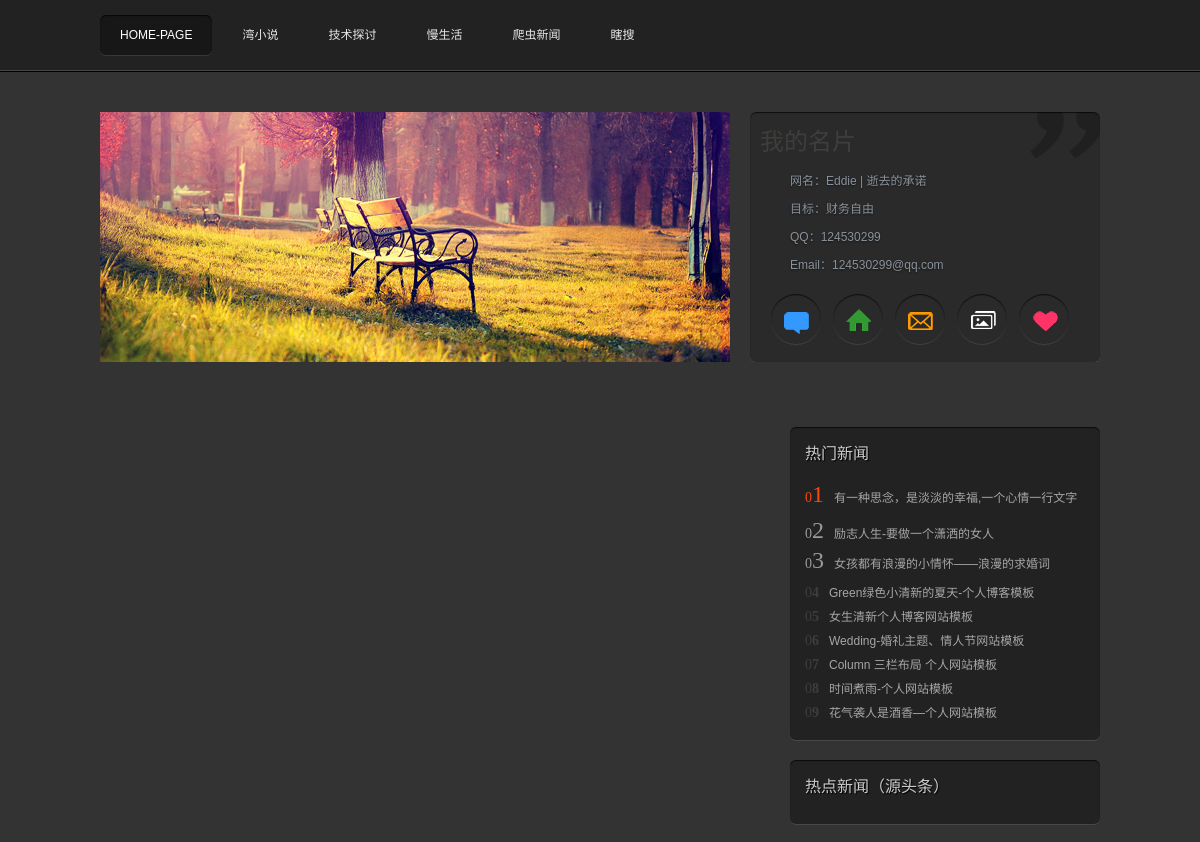
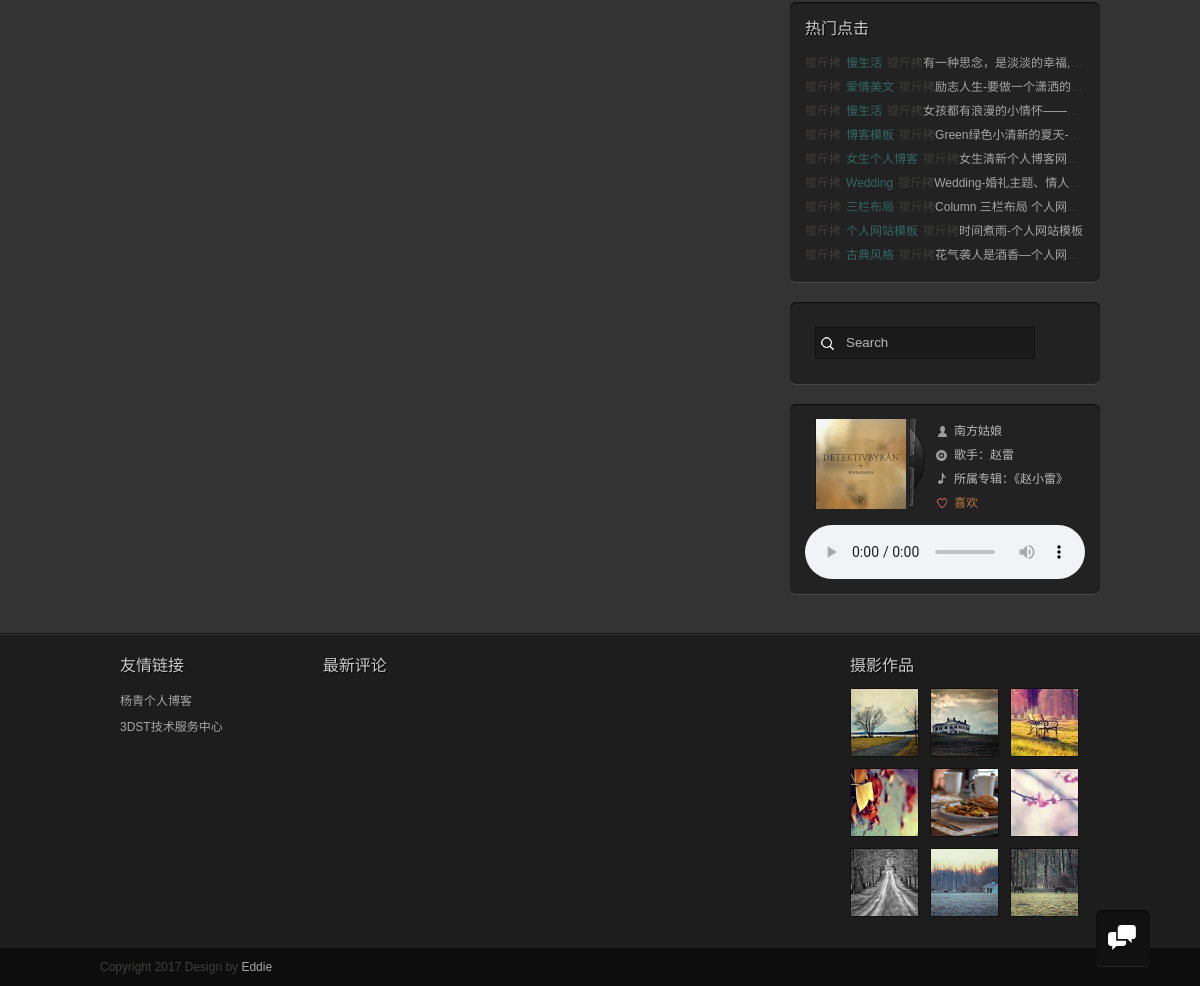
Page /ailb/index on the earlier database version (2 pictures, top to bottom).
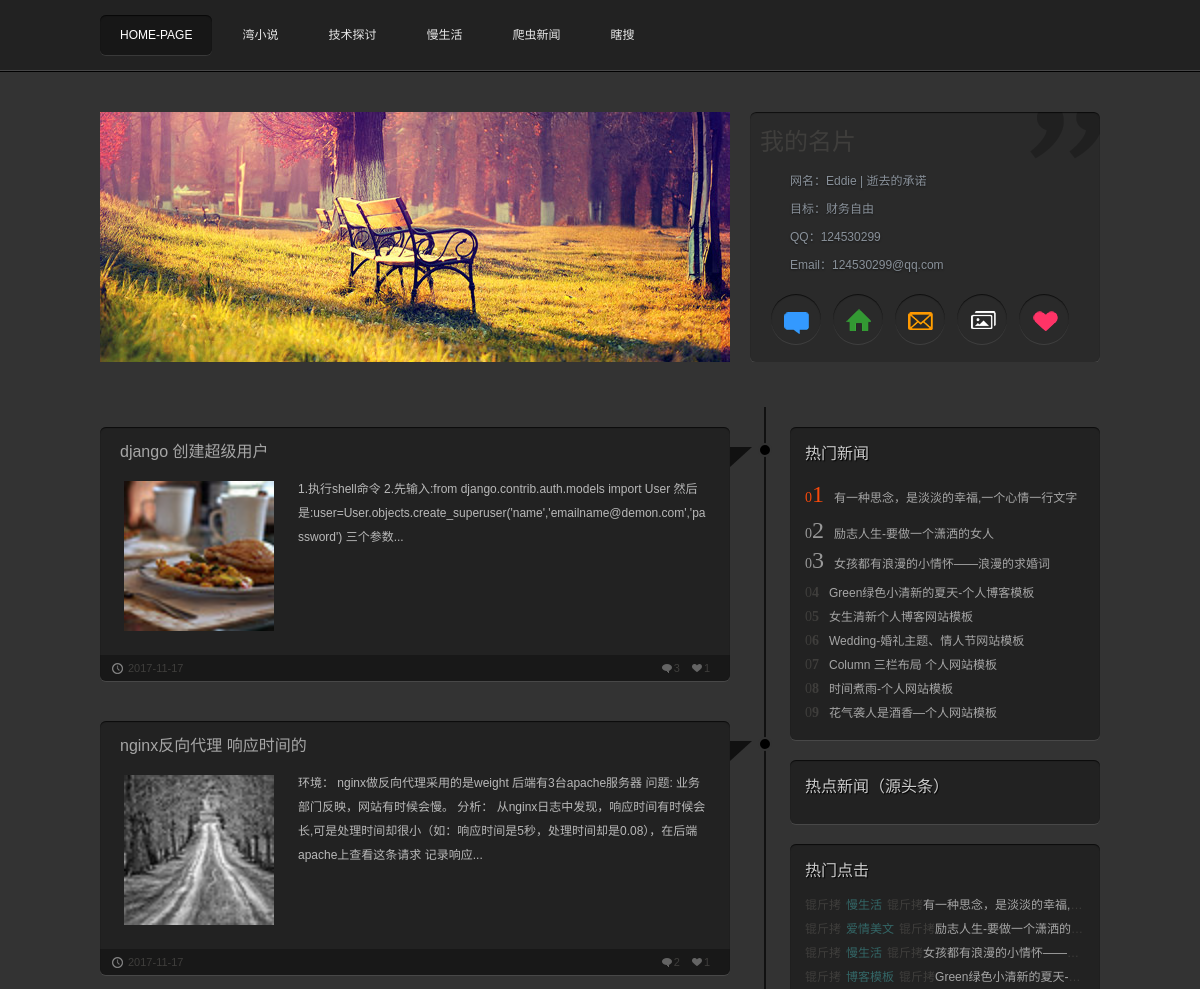
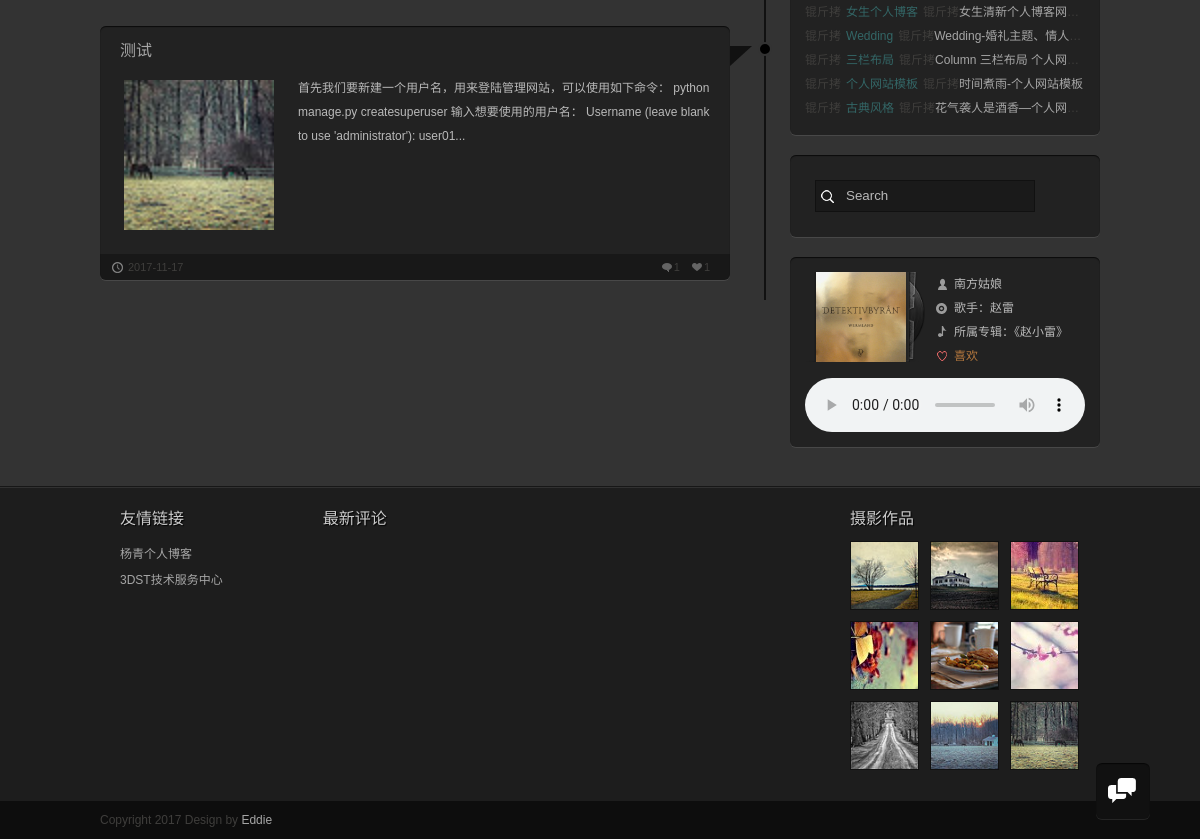
Same page on the later database version (2 pictures, top to bottom).
### ailb/models.py (models this page shows, shortened)
class TechEssay(models.Model):
    essayTitle=models.CharField(max_length=30,verbose_name=u'文章标题')
    essayContext=models.TextField(verbose_name=u'文章内容')
    add_time=models.DateTimeField(default=datetime.now,verbose_name=u'添加日期')
    image=models.ImageField(max_length=100,upload_to=u'static/ailb/essay/%Y/%m',default=u'static/ailb/essay/default.png' ,
                             verbose_name=u'文章图片')
    favor=models.IntegerField(verbose_name=u'点赞数')
    viewNum=models.IntegerField(verbose_name=u'被查看数')
    is_recommend=models.BooleanField(default=False,verbose_name=u'是否推荐')
    class Meta:
        verbose_name=u'技术文章表'
        verbose_name_plural=verbose_name
        db_table='tb_techessay'

### ailb/aviews.py (the view)
# urls.py: url(r'^ailb/index', aviews.index),
def index(request):
    indexServiceIns = indexService()
    techEssays = indexServiceIns.getEssayInfo(0,None)
    toutiaoNewsList = indexServiceIns.getNewsInfo()
    replyList = indexServiceIns.searchReply(-1)
    return render(request,'alib/index.html',{'techEssays':techEssays,'toutiaoNewsList':toutiaoNewsList,'replyList':replyList})

### ailb/service/indexService.py (called while the page is built)
    @classmethod
    def getEssayInfo(self,start,id):
        if id ==None :
            if start == 0:
                techEssays = models.TechEssay.objects.filter(id__lt=10  ).order_by('-id')
            else:
                end = start + 5
                techEssays = models.TechEssay.objects.filter(id__gt=self ).filter(id__lt=end).order_by('-id')
            return techEssays
        else:
            techEssay = models.TechEssay.objects.filter(id=id )
            return techEssay

    def searchReply(self,essayId):
        if essayId == -1:
            sql = '''
                select * from (
                select  r.id,essayTitle,r.replyDate,r.replyDetail,c.countnum ,r.techEssay_id from tb_replyessay r,tb_techessay t,
                (select max(id) countnum from tb_replyessay ) c
                where r.techEssay_id=t.id
                order by -r.id ) b where b.id >b.countnum-3
            '''
            logging.info(sql)
            te = models.replyEssay.objects.raw(sql)
        else:
            te = models.replyEssay.objects.filter(techEssay_id=essayId).order_by("-id")
        return  te

    def getNewsInfo(self):
        newsList = getToutiaoNews()
        i = 0
        for news in newsList:
            if news.get('chinese_tag') is  None:
                newsList.pop(i)
            i +=1
        return newsList

### templates/alib/index.html (shortened to what this page needs)
<html lang="zh-CN">
<html>
<head>
    {% load staticfiles %}
<link href="{% static 'ailb/css/styles.css'%}" rel="stylesheet">
<link href="{% static 'ailb/css/animation.css'%}" rel="stylesheet">
<link href="{% static 'ailb/css/lrtk.css'%}" rel="stylesheet" />
</head>
<body>
<header>
  <nav id="nav">
    <ul>
      <li><a href="/" >HOME-PAGE</a></li>
      <li><a href="/ailb/novel/" target="_self" title="湾小说">湾小说</a></li>
      <li><a href="/jstt/" target="_blank" title="技术探讨">技术探讨</a></li>
      <li><a href="/news/s/" target="_blank" title="慢生活">慢生活</a></li>
      <li><a href="/newstalk/" target="_blank" title="爬虫新闻">爬虫新闻</a></li>
      <li><a href="/news/jsex/" target="_blank" title="瞎搜">瞎搜</a></li>
    </ul>
  </nav>
</header>
<div id="mainbody">
  <div class="info">
    <figure> <img src="{% static 'ailb/images/art.jpg'%}"  alt="Panama Hat">
    </figure>
    <div class="card">
      <h1>我的名片</h1>
      <p>网名：Eddie | 逝去的承诺</p>
      <p>目标：财务自由</p>
      <p>QQ：124530299</p>
      <p>Email：124530299@qq.com</p>
      <ul class="linkmore">
        <li><a href="/" class="talk" title="给我留言"></a></li>
        <li><a href="/" class="address" title="联系地址"></a></li>
        <li><a href="/" class="email" title="给我写信"></a></li>
        <li><a href="/" class="photos" title="生活照片"></a></li>
        <li><a href="/" class="heart" title="关注我"></a></li>
      </ul>
    </div>
  </div>
  <div class="blank"></div>
  <div class="blogs">
    <ul class="bloglist">
        {% for eassys in techEssays %}
      <li>
        <div class="arrow_box">
          <div class="ti"></div>
          <div class="ci"></div>
          <h2 class="title"><a href="/ailb/detail/id{{ eassys.id }}/"  target="_blank">{{ eassys.essayTitle | slice:"15"   }}</a></h2>
          <ul class="textinfo">
            <a href="/"><img src="/{{ eassys.image }}"></a>
            <p> {{ eassys.essayContext | slice:"150"  }}...</p>
          </ul>
          <ul class="details">
            <li class="likes"><a id="a{{ eassys.id }}"  href="javascript:addFavor('{{ eassys.id }}')"> {{ eassys.favor }}</a></li>
            <li class="comments"><a  href="#"> {{ eassys.id }}</a></li>
            <li class="icon-time"><a href="#">{{ eassys.add_time |date:" Y-m-d"  }}</a></li>
          </ul>
        </div>
      </li>
        {% endfor %}
    </ul>
    <aside>
      <div class="tuijian">
        <h2>热门新闻</h2>
        <ol>
          <li><span><strong>1</strong></span><a href="/">有一种思念，是淡淡的幸福,一个心情一行文字</a></li>
          <li><span><strong>2</strong></span><a href="/">励志人生-要做一个潇洒的女人</a></li>
          <li><span><strong>3</strong></span><a href="/">女孩都有浪漫的小情怀――浪漫的求婚词</a></li>
          <li><span><strong>4</strong></span><a href="/">Green绿色小清新的夏天-个人博客模板</a></li>
          <li><span><strong>5</strong></span><a href="/">女生清新个人博客网站模板</a></li>
          <li><span><strong>6</strong></span><a href="/">Wedding-婚礼主题、情人节网站模板</a></li>
          <li><span><strong>7</strong></span><a href="/">Column 三栏布局 个人网站模板</a></li>
          <li><span><strong>8</strong></span><a href="/">时间煮雨-个人网站模板</a></li>
          <li><span><strong>9</strong></span><a href="/">花气袭人是酒香―个人网站模板</a></li>
        </ol>
      </div>
      <div class="toppic">
        <h2>热点新闻（源头条）</h2>
      </div>
      <div class="clicks">
        <h2>热门点击</h2>
        <ol>
          <li><span><a href="/">慢生活</a></span><a href="/">有一种思念，是淡淡的幸福,一个心情一行文字</a></li>
          <li><span><a href="/">爱情美文</a></span><a href="/">励志人生-要做一个潇洒的女人</a></li>
          <li><span><a href="/">慢生活</a></span><a href="/">女孩都有浪漫的小情怀――浪漫的求婚词</a></li>
          <li><span><a href="/">博客模板</a></span><a href="/">Green绿色小清新的夏天-个人博客模板</a></li>
          <li><span><a href="/">女生个人博客</a></span><a href="/">女生清新个人博客网站模板</a></li>
          <li><span><a href="/">Wedding</a></span><a href="/">Wedding-婚礼主题、情人节网站模板</a></li>
          <li><span><a href="/">三栏布局</a></span><a href="/">Column 三栏布局 个人网站模板</a></li>
          <li><span><a href="/">个人网站模板</a></span><a href="/">时间煮雨-个人网站模板</a></li>
          <li><span><a href="/">古典风格</a></span><a href="/">花气袭人是酒香―个人网站模板</a></li>
        </ol>
      </div>
      <div class="search">
        <form class="searchform" method="get" action="#">
          <input type="text" name="s" value="Search" onfocus="this.value=''" onblur="this.value='Search'">
        </form>
      </div>
      <div class="viny">
        <dl>
          <dt class="art"><img src="{% static 'ailb/images/artwork.png'%}" alt="专辑"></dt>
          <dd class="icon-song"><span></span>南方姑娘</dd>
          <dd class="icon-artist"><span></span>歌手：赵雷</dd>
          <dd class="icon-album"><span></span>所属专辑：《赵小雷》</dd>
          <dd class="icon-like"><span></span><a href="/">喜欢</a></dd>
          <dd class="music">
            <audio src="{% static 'ailb/images/nf.mp3'%}" controls></audio>
          </dd>
        </dl>
      </div>
    </aside>
  </div>
</div>
<footer>
  <div class="footer-mid">
    <div class="links">
      <h2>友情链接</h2>
      <ul>
        <li><a href="/">杨青个人博客</a></li>
        <li><a href="http://www.3dst.com">3DST技术服务中心</a></li>
      </ul>
    </div>
    <div class="visitors">
      <h2>最新评论</h2>
    </div>
    <section class="flickr">
      <h2>摄影作品</h2>
      <ul>
        <li><a href="/"><img src="{% static 'ailb/images/01.jpg'%}"></a></li>
        <li><a href="/"><img src="{% static 'ailb/images/02.jpg'%}"></a></li>
        <li><a href="/"><img src="{% static 'ailb/images/03.jpg'%}"></a></li>
        <li><a href="/"><img src="{% static 'ailb/images/04.jpg'%}"></a></li>
        <li><a href="/"><img src="{% static 'ailb/images/05.jpg'%}"></a></li>
        <li><a href="/"><img src="{% static 'ailb/images/06.jpg'%}"></a></li>
        <li><a href="/"><img src="{% static 'ailb/images/07.jpg'%}"></a></li>
        <li><a href="/"><img src="{% static 'ailb/images/08.jpg'%}"></a></li>
        <li><a href="/"><img src="{% static 'ailb/images/09.jpg'%}"></a></li>
      </ul>
    </section>
  </div>
  <div class="footer-bottom">
    <p>Copyright 2017 Design by <a href="http://www.ailb.top">Eddie</a></p>
  </div>
</footer>
<div id="tbox"> <a id="togbook" href="/e/tool/gbook/?bid=1"></a> <a id="gotop" href="javascript:void(0)"></a> </div>
</body>
</html>

### static/ailb/css/lrtk.css (style rules this page uses)
#tbox { width: 54px; float: right; position: fixed; right: 50px; bottom: 15px; _position: absolute; _bottom: auto; _top:expression(eval(document.documentElement.scrollTop+document.documentElement.clientHeight-this.offsetHeight-(parseInt(this.currentStyle.marginTop, 10)||0)-(parseInt(this.currentStyle.marginBottom, 10)||0))); _margin-bottom: 15px; }
#togbook, #gotop { width: 54px; height: 56px; display: block; background:url(../images/icons.png) no-repeat #111 ;box-shadow: 0px 1px 0px rgba(255,255,255,.1), inset 0px 1px 1px rgba(0,0,0,.7); border-radius: 6px; }
#togbook { margin: 5px 0 ;background-position:10px -407px; }

Differences in the rows shown:
added TechEssay: essayTitle "django 创建超级用户", image (picture), essayContext "1.执行shell命令 2.先输入:from django.contrib.auth.models import User 然后是:user=User.objects.create_superuser('name','emailname@demon.com','password') 三个参数", favor "1", id "3", add_time "2017-11-17"
added TechEssay: essayTitle "nginx反向代理 响应时间的", image (placeholder picture), essayContext "环境： nginx做反向代理采用的是weight 后端有3台apache服务器 问题: 业务部门反映，网站有时候会慢。 分析： 从nginx日志中发现，响应时间有时候会长,可是处理时间却很小（如：响应时间是5秒，处理时间却是0.08），在后端apache上查看这条请求 记录响应", favor "1", id "2", add_time "2017-11-17"
added TechEssay: essayTitle "测试", image (picture), essayContext "首先我们要新建一个用户名，用来登陆管理网站，可以使用如下命令： python manage.py createsuperuser 输入想要使用的用户名： Username (leave blank to use 'administrator'): user01", favor "1", id "1", add_time "2017-11-17"
